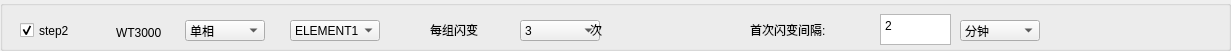
  <widget class="QGroupBox" name="groupBox_3">
   <property name="geometry">
    <rect>
     <x>0</x>
     <y>270</y>
     <width>1231</width>
     <height>51</height>
    </rect>
   </property>
   <property name="title">
    <string/>
   </property>
   <widget class="QComboBox" name="comboBox_S2_TIME">
    <property name="enabled">
     <bool>true</bool>
    </property>
    <property name="geometry">
     <rect>
      <x>960</x>
      <y>20</y>
      <width>80</width>
      <height>21</height>
     </rect>
    </property>
    <item>
     <property name="text">
      <string>分钟</string>
     </property>
    </item>
    <item>
     <property name="text">
      <string>秒</string>
     </property>
    </item>
    <item>
     <property name="text">
      <string>毫秒</string>
     </property>
    </item>
   </widget>
   <widget class="QLabel" name="label_6">
    <property name="geometry">
     <rect>
      <x>116</x>
      <y>25</y>
      <width>60</width>
      <height>16</height>
     </rect>
    </property>
    <property name="text">
     <string>WT3000</string>
    </property>
   </widget>
   <widget class="QLabel" name="label_30">
    <property name="geometry">
     <rect>
      <x>750</x>
      <y>20</y>
      <width>121</width>
      <height>20</height>
     </rect>
    </property>
    <property name="text">
     <string>首次闪变间隔:</string>
    </property>
   </widget>
   <widget class="QTextEdit" name="textEdit_S2_TIME">
    <property name="enabled">
     <bool>true</bool>
    </property>
    <property name="geometry">
     <rect>
      <x>880</x>
      <y>14</y>
      <width>71</width>
      <height>31</height>
     </rect>
    </property>
    <property name="html">
     <string>&lt;!DOCTYPE HTML PUBLIC &quot;-//W3C//DTD HTML 4.0//EN&quot; &quot;http://www.w3.org/TR/REC-html40/strict.dtd&quot;&gt;
&lt;html&gt;&lt;head&gt;&lt;meta name=&quot;qrichtext&quot; content=&quot;1&quot; /&gt;&lt;style type=&quot;text/css&quot;&gt;
p, li { white-space: pre-wrap; }
&lt;/style&gt;&lt;/head&gt;&lt;body style=&quot; font-family:'宋体'; font-size:10pt; font-weight:400; font-style:normal;&quot;&gt;
&lt;p style=&quot; margin-top:0px; margin-bottom:0px; margin-left:0px; margin-right:0px; -qt-block-indent:0; text-indent:0px;&quot;&gt;&lt;span style=&quot; font-family:'SimSun'; font-size:9pt;&quot;&gt;2&lt;/span&gt;&lt;/p&gt;&lt;/body&gt;&lt;/html&gt;</string>
    </property>
   </widget>
   <widget class="QComboBox" name="comboBox_S2_WT">
    <property name="geometry">
     <rect>
      <x>185</x>
      <y>20</y>
      <width>80</width>
      <height>21</height>
     </rect>
    </property>
    <item>
     <property name="text">
      <string>单相</string>
     </property>
    </item>
    <item>
     <property name="text">
      <string>三相</string>
     </property>
    </item>
   </widget>
   <widget class="QComboBox" name="comboBox_S2_WT3000_Setting">
    <property name="geometry">
     <rect>
      <x>290</x>
      <y>20</y>
      <width>90</width>
      <height>21</height>
     </rect>
    </property>
    <item>
     <property name="text">
      <string>ELEMENT1</string>
     </property>
    </item>
    <item>
     <property name="text">
      <string>ELEMENT2</string>
     </property>
    </item>
    <item>
     <property name="text">
      <string>ELEMENT3</string>
     </property>
    </item>
   </widget>
   <widget class="QCheckBox" name="checkBox_S2">
    <property name="geometry">
     <rect>
      <x>20</x>
      <y>20</y>
      <width>71</width>
      <height>21</height>
     </rect>
    </property>
    <property name="text">
     <string>step2</string>
    </property>
    <property name="checked">
     <bool>true</bool>
    </property>
   </widget>
   <widget class="QLabel" name="label_31">
    <property name="geometry">
     <rect>
      <x>430</x>
      <y>20</y>
      <width>81</width>
      <height>20</height>
     </rect>
    </property>
    <property name="text">
     <string>每组闪变</string>
    </property>
   </widget>
   <widget class="QComboBox" name="comboBox_S2_PER_FLICK_COUNT">
    <property name="geometry">
     <rect>
      <x>520</x>
      <y>20</y>
      <width>80</width>
      <height>21</height>
     </rect>
    </property>
    <item>
     <property name="text">
      <string>3</string>
     </property>
    </item>
    <item>
     <property name="text">
      <string>1</string>
     </property>
    </item>
    <item>
     <property name="text">
      <string>2</string>
     </property>
    </item>
   </widget>
   <widget class="QLabel" name="label_32">
    <property name="geometry">
     <rect>
      <x>590</x>
      <y>20</y>
      <width>21</width>
      <height>20</height>
     </rect>
    </property>
    <property name="text">
     <string>次</string>
    </property>
   </widget>
  </widget>
